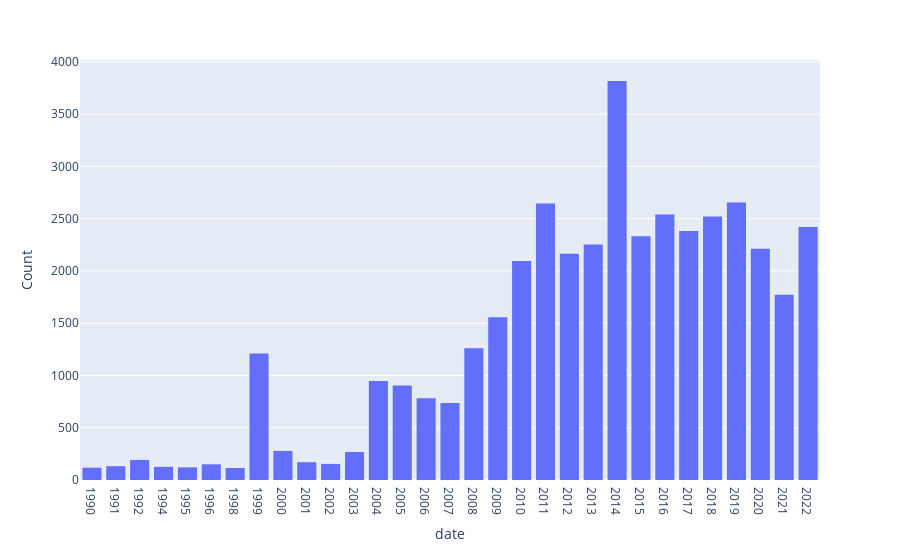

Here is the notebook cell this chart was saved with:
### Code cell
px.histogram(df2, x="date", y="Count").update_layout(yaxis_title="Count")

### Figure 1 — Plotly figure (JSON) as saved in the notebook; plotly's stock layout.template omitted (floating-point values rounded to 4 significant figures)
{"data": [{"alignmentgroup": "True", "bingroup": "x", "histfunc": "sum", "hovertemplate": "date=%{x}<br>sum of Count=%{y}<extra></extra>", "legendgroup": "", "marker": {"color": "#636efa", "pattern": {"shape": ""}}, "name": "", "offsetgroup": "", "orientation": "v", "showlegend": false, "type": "histogram", "x": ["1990", "1991", "1992", "1994", "1995", "1996", "1998", "1999", "2000", "2001", "2002", "2003", "2004", "2005", "2006", "2007", "2008", "2009", "2010", "2011", "2012", "2013", "2014", "2015", "2016", "2017", "2018", "2019", "2020", "2021", "2022"], "xaxis": "x", "y": [118, 132, 192, 126, 121, 150, 115, 1210, 278, 170, 154, 268, 946, 904, 781, 736, 1261, 1558, 2096, 2645, 2164, 2253, 3817, 2331, 2541, 2381, 2520, 2654, 2212, 1772, 2421], "yaxis": "y"}], "layout": {"barmode": "relative", "legend": {"tracegroupgap": 0}, "margin": {"t": 60}, "xaxis": {"anchor": "y", "domain": [0, 1], "title": {"text": "date"}}, "yaxis": {"anchor": "x", "domain": [0, 1], "title": {"text": "Count"}}}}
